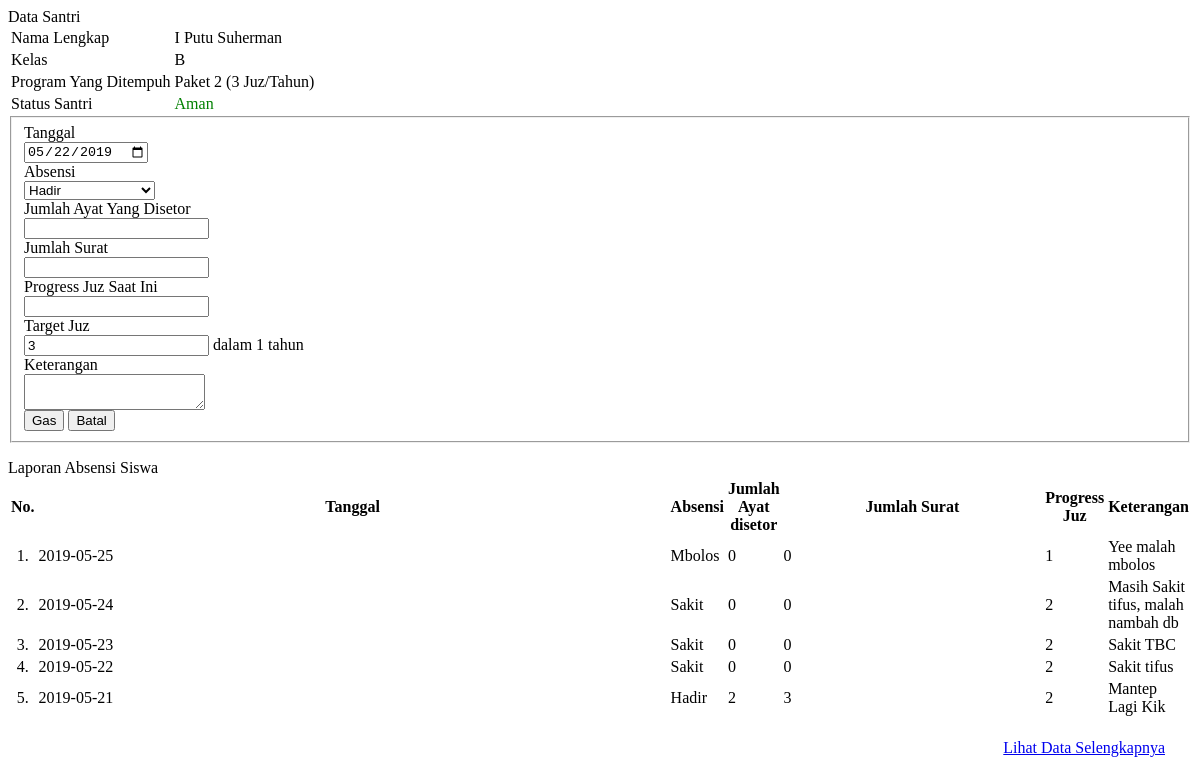
The page /admin/absensi_detail.php?ID=10 on the database as committed earlier.
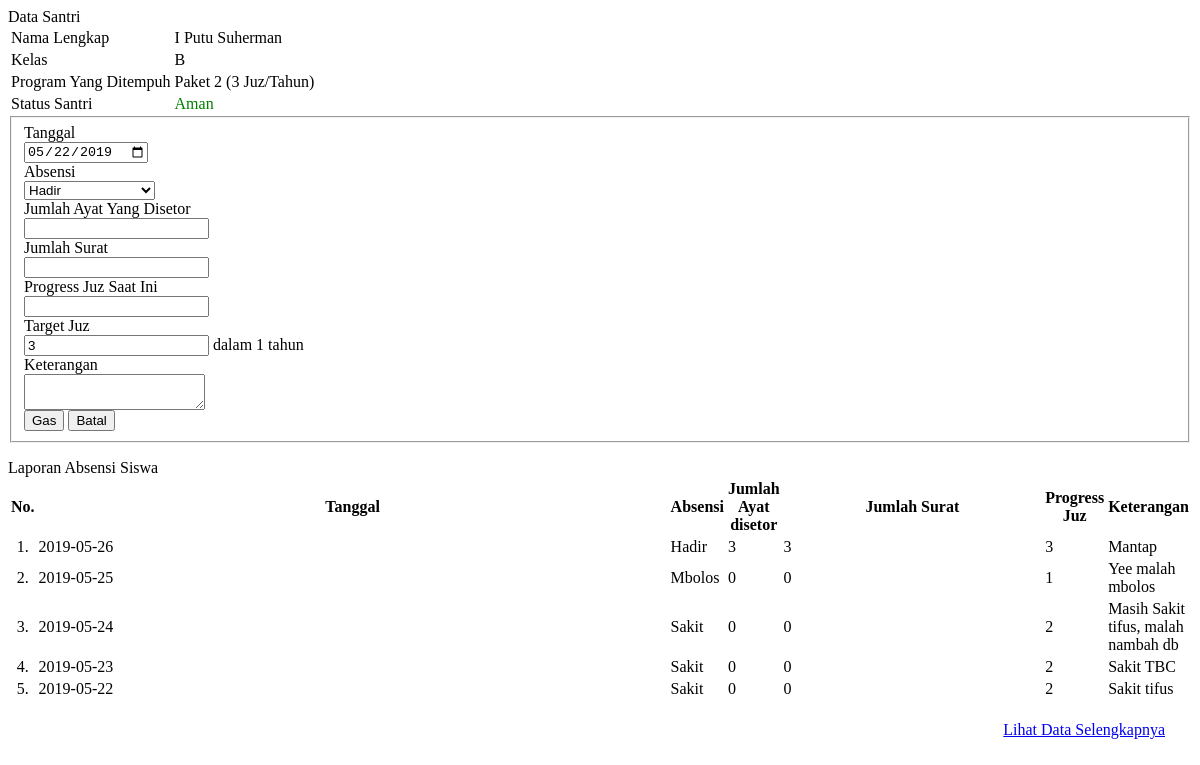
The same page on the database as committed later.
### tables this page shows
CREATE TABLE `tbsantri` (
  `IdSantri` int(11) NOT NULL,
  `NIS` varchar(20) NOT NULL,
  `TglInput` date NOT NULL,
  `Nama` varchar(50) NOT NULL,
  `NamaLengkap` varchar(100) NOT NULL,
  `JenisKelamin` int(2) NOT NULL,
  `TempatLahir` varchar(40) NOT NULL,
  `TglLahir` date NOT NULL,
  `AnakKe` int(5) NOT NULL,
  `Dari` int(11) NOT NULL,
  `Bahasa` varchar(40) NOT NULL,
  `KebutuhanKhusus` varchar(30) NOT NULL,
  `SekolahTerakhir` varchar(20) NOT NULL,
  `NamaSekolah` varchar(50) NOT NULL,
  `AlamatSekolah` text NOT NULL,
  `TinggalDengan` varchar(30) NOT NULL,
  `NomorKK` varchar(50) NOT NULL,
  `NamaJalan` text NOT NULL,
  `RT` varchar(50) NOT NULL,
  `RW` varchar(50) NOT NULL,
  `Desa` varchar(50) NOT NULL,
  `Kecamatan` varchar(100) NOT NULL,
  `Kabupaten` varchar(100) NOT NULL,
  `Provinsi` varchar(100) NOT NULL,
  `StatusSantri` varchar(30) NOT NULL,
  `IdProgram` int(11) NOT NULL,
  `IdKelas` int(11) NOT NULL
);

CREATE TABLE `tbkelas` (
  `IdKelas` int(11) NOT NULL,
  `NamaKelas` varchar(50) NOT NULL,
  `TahunKelas` int(11) NOT NULL,
  `KeteranganKelas` text NOT NULL
);

CREATE TABLE `tbprogram` (
  `IdProgram` int(11) NOT NULL,
  `ProgramStudi` varchar(30) NOT NULL,
  `Juz` int(11) NOT NULL,
  `AyatPerhari` int(11) NOT NULL,
  `BulanPerjuz` int(11) NOT NULL,
  `Tahun` int(11) NOT NULL,
  `Keterangan` text NOT NULL
);

CREATE TABLE `tbabsen` (
  `IdAbsensi` int(11) NOT NULL,
  `IdSantri` int(11) NOT NULL,
  `IdAyah` int(11) NOT NULL,
  `IdIbu` int(11) NOT NULL,
  `IdWali` int(11) NOT NULL,
  `Absen` varchar(20) NOT NULL,
  `SetorAyat` int(11) NOT NULL,
  `Surat` int(11) NOT NULL,
  `TanggalAbsen` date NOT NULL,
  `JuzSaatIni` int(11) NOT NULL,
  `TargetJuz` int(11) NOT NULL,
  `KeteranganAbsen` text NOT NULL
);

### admin/absensi_detail.php (the view, shortened to what this page needs)
<?php
$ID = mysqli_real_escape_string($conn, $_GET['ID']);
$sql = "SELECT * FROM tbsantri LEFT JOIN tbabsen ON tbsantri.IdSantri = tbabsen.IdSantri LEFT JOIN tbkelas
ON tbsantri.IdKelas=tbkelas.IdKelas LEFT JOIN tbprogram ON tbsantri.IdProgram = tbprogram.IdProgram WHERE tbsantri.IdSantri='$ID'";
$query = mysqli_query($conn, $sql);
$data = mysqli_fetch_object($query);
?>
<html>
<div class="panel panel-success">
  <div class="panel-heading">Data Santri</div>
  <div class="panel-body">
      <table class="table table-striped table-responsive table-bordered">
        <tr>
            <td width="50%">Nama Lengkap</td>
            <td><?php echo $data->NamaLengkap?></td>
        </tr>
        <tr>
            <td>Kelas</td>
            <td><?php echo $data->NamaKelas?></td>
        </tr>
        <tr>
            <td>Program Yang Ditempuh</td>
            <td><?php echo $data->ProgramStudi?></td>
        </tr>
        <tr>
            <td>Status Santri</td>
            <td><?php
            if($data->StatusSantri == 'Aman'){
                echo "<font color='green'>".$data->StatusSantri."</font>";
            }elseif($data->StatusSantri == 'Waspada'){
                echo "<font color='yellow'>".$data->StatusSantri."</font>";
            }else{
                echo "<font color='red'>".$data->StatusSantri."</font>";
            }?></td>
        </tr>
      </table>
  </div>
  <div class="panel-body">
  <form class="form-horizontal" method="post" action="proses_inputabsensi.php?ID=<?php echo $ID?>">
        <fieldset>
        <div class="form-group">
            <label class="col-md-4 control-label">Tanggal</label>
            <div class="col-md-4">
                <input id="tanggalabsen" name="tanggalabsen" type="date" class="form-control" placeholder="" value="<?php echo date('Y-m-d');?>" required="">
            </div>
        </div>
        <div class="form-group">
        <label class="col-md-4 control-label" for="selectbasic">Absensi</label>
        <div class="col-md-4">
            <select id="absen" name="absen" class="form-control">
            <option value="1">Hadir</option>
            </select>
        </div>
        </div>
        <div class="form-group">
            <label class="col-md-4 control-label">Jumlah Ayat Yang Disetor</label>
            <div class="col-md-4">
                <input id="setorayat" name="setorayat" type="number" placeholder="" class="form-control" required="">
            </div>
        </div>
        <div class="form-group">
            <label class="col-md-4 control-label">Jumlah Surat</label>
            <div class="col-md-4">
                <input id="surat" name="surat" type="number" placeholder="" class="form-control" required="">
            </div>
        </div>
        <div class="form-group">
            <label class="col-md-4 control-label">Progress Juz Saat Ini</label>
            <div class="col-md-4">
                <input id="juzsaatini" name="juzsaatini" type="number" placeholder="" class="form-control" required="">
            </div>
        </div>
        <div class="form-group">
            <label class="col-md-4 control-label">Target Juz</label>
            <div class="col-md-3">
                <div class="input-group">
                    <input id="targetjuz" name="targetjuz" type="number" placeholder="" class="form-control" required="" value="<?php echo $data->Juz?>" readonly="">
                    <span class="input-group-addon">dalam 1 tahun</span>
                </div>
            </div>
        </div>
        <div class="form-group">
            <label class="col-md-4 control-label">Keterangan</label>
            <div class="col-md-4">
                <textarea id="keteranganabsen" name="keteranganabsen" placeholder="Masukkan keterangan absensi jika santri tidak hadir" class="form-control">
        </textarea>
            </div>
        </div>
        <div class="form-group">
            <div class="col-md-8">
                <button id="submit" type="submit" name="submit" class="btn btn-success">Gas</button>
                <button id="reset" type="reset" name="reset" class="btn btn-danger">Batal</button>
            </div>
        </div>
        </fieldset>
    </form>
  </div>
  <div class="panel-heading">Laporan Absensi Siswa</div>
  <div class="panel-body">
  <table class="table table-bordered table-hover">
                <tr>
                    <th width="2%" align="center">No. </th>
                    <th align="center">Tanggal</th>
                    <th align="center">Absensi</th>
                    <th align="center">Jumlah Ayat disetor</th>
                    <th align="center">Jumlah Surat</th>
                    <th align="center">Progress Juz</th>
                    <th align="center">Keterangan</th>
                </tr>
                <?php
                $sql1 = "SELECT * FROM tbabsen WHERE IdSantri = '$ID' ORDER BY TanggalAbsen DESC LIMIT 5";
                $query1 = mysqli_query($conn, $sql1);
                $no = 1;
                while ($data1 = mysqli_fetch_object($query1)) {
                    if ($data1->Absen == '1'){
                        $absen = 'Hadir';
                    }elseif($data1->Absen == '2'){
                        $absen = 'Sakit';
                    }elseif($data1->Absen == '3'){
                        $absen = 'Izin';
                    }else{
                        $absen = 'Mbolos';
                    }
                    ?>
                <tr class="rowHref" data-href="index.php?m=absen_detail&ID=<?php echo $data1->IdSantri?>">
                    <td align="center" width="2%"><?php echo $no++."."?></td>
                    <td width="70%"><?php echo $data1->TanggalAbsen?></td>
                    <td><?php echo $absen?></td>
                    <td><?php echo $data1->SetorAyat?></td>
                    <td width="70%"><?php echo $data1->Surat?></td>
                    <td><?php echo $data1->JuzSaatIni?></td>
                    <td><?php echo $data1->KeteranganAbsen?></td>
                </tr>
                <?php } ?>
                <tr>
                    <td colspan="7" style="padding:20px; hover:none;"><p align="right"><a href="index.php?m=absenlengkap&ID=<?php echo $ID?>" id="selengkapnya" name="selengkapnya" class="btn btn-success btn-xs" style="padding:5px;">Lihat Data Selengkapnya</button></p></td>
                </tr>
            </table>
  </div>
</div>
</html>

Rows that differ between the two databases and show on the page:
no longer on this page (row unchanged): tbabsen: TanggalAbsen "2019-05-21", Absen "Hadir", SetorAyat "2", Surat "3", JuzSaatIni "2", KeteranganAbsen "Mantep Lagi Kik"
added tbabsen: TanggalAbsen "2019-05-26", Absen "Hadir", SetorAyat "3", Surat "3", JuzSaatIni "3", KeteranganAbsen "Mantap"
